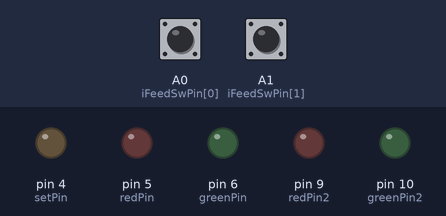
The program below on a simulated Arduino Nano, built with avr-gcc and run on an emulated ATmega328P. Parts: output pins drawn as LEDs (lit = HIGH). The test bench sets the inputs (shaded band); at power-on: A0 (iFeedSwPin[0]) HIGH, A1 (iFeedSwPin[1]) HIGH.

Above: at 0.1 s.
At 0.6 s:
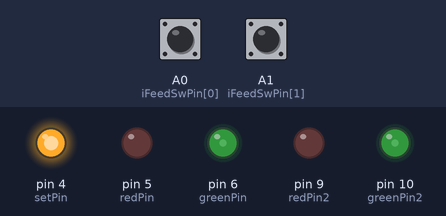
At 5.6 s:
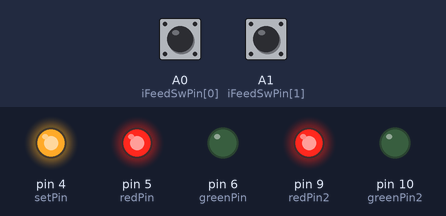
At 10.6 s:
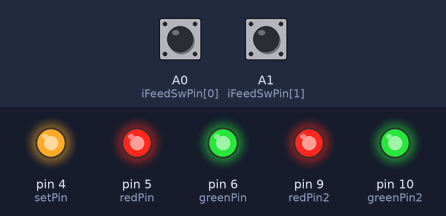
At 11.6 s:
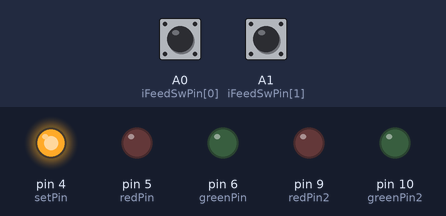
Timing chart, 0 to 13.1 s (numbered marks = the images above):
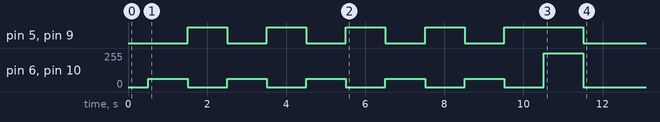

The program:

main.cpp
```cpp
/*
*  Tally Light Receiver and Display
*  switches determine camera number
*  green led for pre-stage
*  red led for active
*/

#include <Arduino.h>
#include <SoftwareSerial.h>
#define RXPin 2
#define TXPin 3
#define setPin 4
#define redPin 5
#define greenPin 6
#define redPin2 9
#define greenPin2 10
const int brightnessPin = A7;

int iFeedSwPin[] = {A0,A1};
int iFSIdx;
int iFEEDSWMAX = 2;
int iFeedVal = 0;
int iFSVal;
String cFeedValList[] = {"1", "2", "3", "4"};
String cFeedVal = "1";

SoftwareSerial HC12(TXPin, RXPin);         // HC-12 TX Pin, HC-12 RX Pin
byte incomingByte;
String readBuffer = "";
String kRED = "R";
String kGREEN = "G";
String kOFF = "O";
String sCurrColor = kOFF;

int iRedSet = LOW;
int iGreenSet = LOW;
int iRedMax = 255;
int iGreenMax = iRedMax / 4;

void setup() {
                  // Open serial port to computer
  HC12.begin(9600);                     // Open serial port to HC12
  pinMode(setPin, OUTPUT);
  pinMode(redPin,OUTPUT);
  pinMode(greenPin,OUTPUT);
  digitalWrite(setPin, LOW);
  delay(250);
  HC12.write("AT+DEFAULT");
  delay(250);
  digitalWrite(setPin, HIGH);          // HC-12 normal, transparent mode
  for (iFSIdx = 0; iFSIdx < iFEEDSWMAX; iFSIdx++) {
    pinMode(iFeedSwPin[iFSIdx], INPUT_PULLUP);
  }

  for (iFSIdx = 0; iFSIdx < 5; iFSIdx++) {
    analogWrite(greenPin, iGreenMax);
    analogWrite(greenPin2, iGreenMax);
    analogWrite(redPin, LOW);
    analogWrite(redPin2, LOW);
    delay(1000);
    analogWrite(greenPin, LOW);
    analogWrite(greenPin2, LOW);
    analogWrite(redPin, iRedMax);
    analogWrite(redPin2, iRedMax);
    delay(1000);
  }
  analogWrite(greenPin, iRedMax);
  analogWrite(greenPin2, iRedMax);
  delay(1000);
  analogWrite(greenPin, LOW);
  analogWrite(greenPin2, LOW);
  analogWrite(redPin, LOW);
  analogWrite(redPin2, LOW);
}

void loop() {
  delay(100);

  iFeedVal = 0;
  for (iFSIdx = 0; iFSIdx < iFEEDSWMAX; iFSIdx++) {
    if (!digitalRead(iFeedSwPin[iFSIdx]) == HIGH) {
      iFSVal = 1;
    } else {
      iFSVal = 0;
    }
    iFeedVal = (iFeedVal * 2) + iFSVal;
  }

  cFeedVal = cFeedValList[iFeedVal];

  while (HC12.available()) {             // If HC-12 has data
    incomingByte = HC12.read();          // Store each icoming byte from HC-12
    readBuffer += char(incomingByte);
  }
//  delay(100);
  if (readBuffer.substring(0,1) == cFeedVal) {
    iRedSet = LOW;
    iGreenSet = LOW;
    sCurrColor = readBuffer.substring(1,2);
    if (sCurrColor == kRED) {
      iRedSet = iRedMax;
      iGreenSet = LOW;
    } else {
      if (sCurrColor == kGREEN) {
          iRedSet = LOW;
          iGreenSet = iGreenMax;
      }
    }
    analogWrite(greenPin, iGreenSet);
    analogWrite(redPin, iRedSet);
    analogWrite(greenPin2, iGreenSet);
    analogWrite(redPin2, iRedSet);
  }

  readBuffer = "";

}
```
